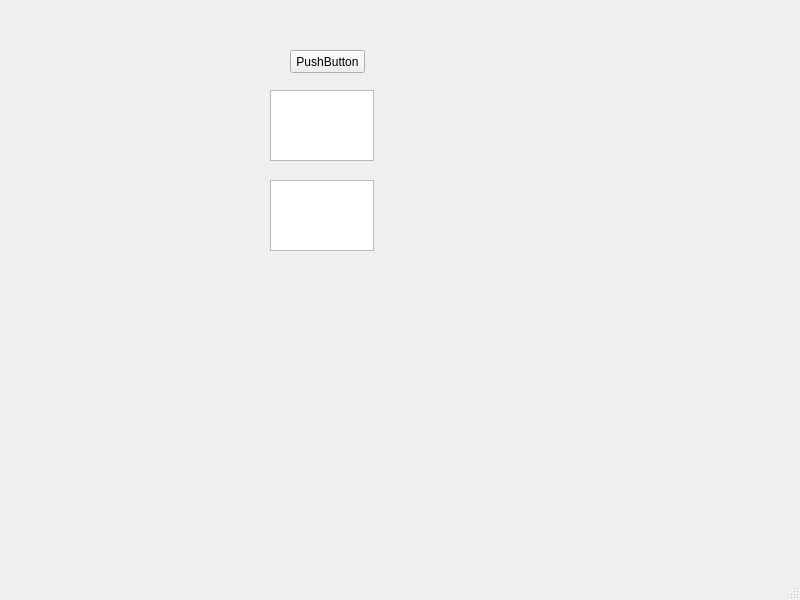
<?xml version="1.0" encoding="UTF-8"?>
<ui version="4.0">
 <class>MainWindow</class>
 <widget class="QMainWindow" name="MainWindow">
  <property name="geometry">
   <rect>
    <x>0</x>
    <y>0</y>
    <width>800</width>
    <height>600</height>
   </rect>
  </property>
  <property name="windowTitle">
   <string>MainWindow</string>
  </property>
  <widget class="QWidget" name="centralwidget">
   <widget class="QPlainTextEdit" name="plainTextEdit">
    <property name="geometry">
     <rect>
      <x>270</x>
      <y>180</y>
      <width>104</width>
      <height>71</height>
     </rect>
    </property>
   </widget>
   <widget class="QTextEdit" name="textEdit">
    <property name="geometry">
     <rect>
      <x>270</x>
      <y>90</y>
      <width>104</width>
      <height>71</height>
     </rect>
    </property>
   </widget>
   <widget class="QPushButton" name="pushButton">
    <property name="geometry">
     <rect>
      <x>290</x>
      <y>50</y>
      <width>75</width>
      <height>23</height>
     </rect>
    </property>
    <property name="text">
     <string>PushButton</string>
    </property>
   </widget>
  </widget>
  <widget class="QMenuBar" name="menubar">
   <property name="geometry">
    <rect>
     <x>0</x>
     <y>0</y>
     <width>800</width>
     <height>21</height>
    </rect>
   </property>
  </widget>
  <widget class="QStatusBar" name="statusbar"/>
 </widget>
 <resources/>
 <connections/>
</ui>
